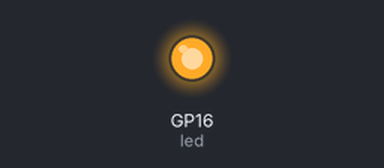
Simulated run of this program. Board: Raspberry Pi Pico running MicroPython. Shown: output pins drawn as LEDs (lit = HIGH). What the program prints to the serial console is not drawn. At 37.0 s the program stops and its outputs stay as they are.

Above: at 1.6 s.
At 6.3 s:
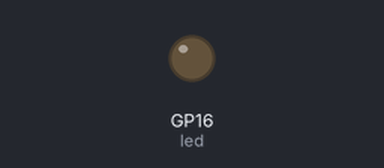
Timing chart, 0 to 9.6 s (numbered marks = the images above):
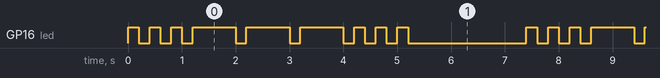

The program:

loesung01.py
```python
"""
AUFGABE 1: Einzelne LED - SOS Signal

Lass zuerst die externe Einzel LED blinken. Dann die eingebaute LED
Hinweis: Die eingebaute LED ist an GP25.

Programmiere ein SOS-Signal mit der einzelnen LED:
- 3x kurz blinken (S)
- 3x lang blinken (O)
- 3x kurz blinken (S)
- 2 Sekunden Pause
- Wiederhole das ganze 5 mal

Tipp: Kurz = 0.2 Sekunden, Lang = 0.8 Sekunden
"""

import machine
import time

# LED anschließen
led = machine.Pin(16, machine.Pin.OUT)

# SOS Signal 5 mal
for runde in range(5):
    print(f"SOS {runde+1}")

    # S - 3x kurz
    for i in range(3):
        led.value(1)
        time.sleep(0.2)
        led.value(0)
        time.sleep(0.2)

    # O - 3x lang
    for i in range(3):
        led.value(1)
        time.sleep(0.8)
        led.value(0)
        time.sleep(0.2)

    # S - 3x kurz
    for i in range(3):
        led.value(1)
        time.sleep(0.2)
        led.value(0)
        time.sleep(0.2)

    # Pause zwischen SOS
    time.sleep(2)

print("Fertig!")
```

Measured:
- by itself, GP16 (led): repeats every 7.4 s: 2 × (LOW 0.20 s, HIGH 0.20 s), 3 × (LOW 0.20 s, HIGH 0.80 s), 3 × (LOW 0.20 s, HIGH 0.20 s), LOW 2.2 s, HIGH 0.20 s
- by itself, everything shown: repeats every 7.4 s, in 18 steps
